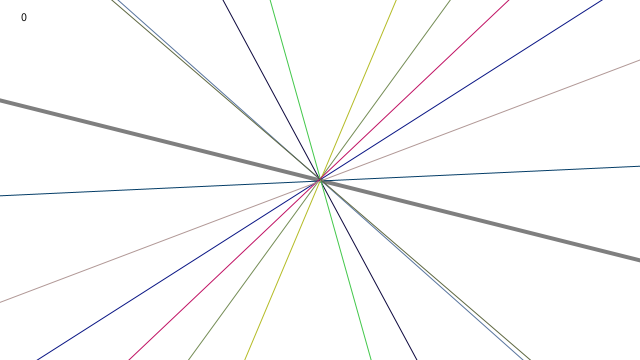
Frame 1 (no input)
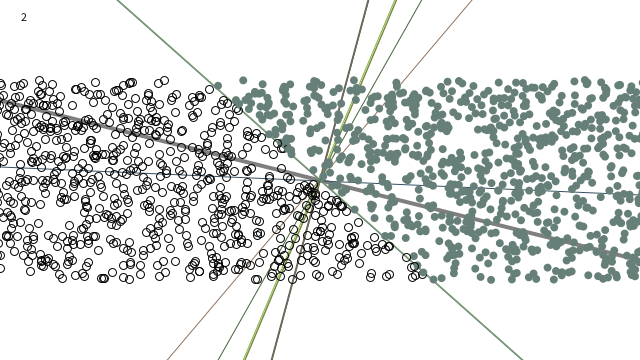
Frame 60 (the mouse pressed at the canvas centre just before this capture)
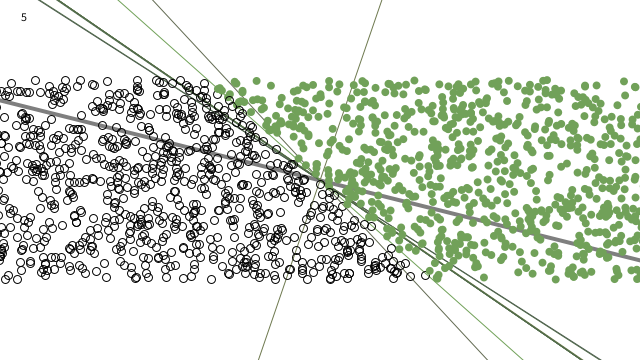
Frame 120 (the mouse held since frame 60 and released just before this capture)

The Processing sketch that drew these frames (run headless with seeded random() and noise(); from frame 60 on, the mouse is pressed at the canvas centre):

// Processing sketch: GA_Perceptron
// ── GA_Perceptron.pde
Population pop;

int nPoints = 2000;
Trainer[] training = new Trainer[nPoints];
int gen = 0;
Perceptron Best;
float xmin = -400;
float ymin = -100;
float xmax =  400;
float ymax =  100;

int count = 0;

float f(float x)  {
  float a = 0.4;
  float b = 1;
  return a*x + b;
}

void setup(){
  Best = new Perceptron();
  size(640,360);
  background(10);
  pop = new Population();
  
  reset();
  smooth();
}
void reset(){
  for (int i = 0; i < training.length; i++) {
    float x = random(xmin, xmax);
    float y = random(ymin, ymax);
    int answer = 1;
    if (y < f(x)) answer = -1;
    training[i] = new Trainer(x, y, answer);
  }
}
void draw(){
  drawLine();
  fill(10);
  text(gen,-width/2+20,-height/2+20);
  
  boolean drawn = false;
  for(int i=0; i< 100; i++){
    boolean drawing = false;
    if(i==0)drawing = true;
    pop.run(drawing);
    if(gen!=0&&!drawn){
      Best.display(true);
      drawn = true;
    }
    if(count==nPoints-1){
      pop.displayStats();
      println("Best´s Score: "+Best.score);
      pop.nextGen(); 
      gen++;
      count = 0;
      reset();
    }
    count++;
  }
}
void drawLine(){
  background(255);
  translate(width/2,height/2);
  strokeWeight(4);
  stroke(127);
  line(xmin,ymin,xmax,ymax);
}
// ── DNA.pde
class DNA {
  float[] genes;
  int size = 3;
  float mutationProb = 0.05;
  float mutationMag = 0.09;
  
  DNA(){
    genes = new float[size];
    for(int i=0; i<3 ; i++){
      genes[i] = random(-1,1);
    }
  }
  DNA(float[] genes){
    this.genes = genes;
  }
  
  DNA crossover(DNA p, int mid){
    float[] newgenes = new float[3];
    
    for(int i =0; i<genes.length ;i++){
      if(i > mid){
        newgenes[i] = this.genes[i];
      }else{
        newgenes[i] = p.genes[i];
      }
    }
    
    DNA child = new DNA(newgenes);    
    return child;
  }
  
  void mutation(){
    
    for(int i = 0;i<genes.length;i++){
      if(random(1)<mutationProb){
 
        genes[i] += random(-mutationMag,mutationMag);
        //if(genes[i]>1) genes[i]=1;
        //if(genes[i]<-1) genes[i]=-1;
      }
    }
    
  }
}
// ── Perceptron.pde
class Perceptron {
  float[] weights;
  int score;
  double fitness;
  color c;
  DNA dna;
  
  Perceptron() {
    score = 0;
    c = color(random(255) , random(255) , random(255));
    dna = new DNA();
    weights = new float[3];
    for (int i = 0; i < weights.length; i++) {
      weights[i] = dna.genes[i];
    }
  }
  Perceptron(Perceptron p){
  this.weights = p.weights;
  this.score = p.score;
  this.dna = p.dna;
  this.fitness = p.fitness;
  this.c = p.c;
  }
  Perceptron(DNA dna,color c){
     score=0;
     this.c = c;
     this.dna = dna; 
     weights = new float[3];
     for (int i = 0; i < weights.length; i++) {
       weights[i] = this.dna.genes[i];
     }
  }
  
  int feedforward(float[] inputs) {
    float sum = 0;
    for (int i = 0; i < weights.length; i++) {
      sum += inputs[i]*weights[i];
    }
    return activate(sum);
  }
   int activate(float sum) {
    if (sum > 0) return 1;
    else return -1;
  }
  void display(boolean points){
    stroke(c);
    strokeWeight(1);
    float x1 = xmin;
    float y1 = (-weights[2] - weights[0]*x1)/weights[1];
    float x2 = xmax;
    float y2 = (-weights[2] - weights[0]*x2)/weights[1];
    line(x1,y1,x2,y2); 
    
    if(points){
      for (int i = 0; i < count; i++) {
        noStroke();
        int guess = feedforward(training[i].inputs);
        if (guess > 0) {
          noFill();
          stroke(0);
          strokeWeight(1);
        } else{
          fill(c);
        }
        ellipse(training[i].inputs[0], training[i].inputs[1], 8, 8);
      }
    }
  }
  void updateScore(int desired){
    int guess = feedforward(training[count].inputs);
    if( desired==guess ){
      score++;
    }
  }
  void printW(){
   for(int i=0; i<3 ;i++){
     print(weights[i]+",");
   }
   println();
  }
}
// ── Population.pde
class Population {
  int popSize = 10;
  Perceptron[] perceptrons;
  ArrayList<Perceptron> matingpool;
  float maxScore = 0;
  
  Population(){
    perceptrons = new Perceptron[popSize];
     for( int i=0; i<popSize;i++){
      perceptrons[i] = new Perceptron();
    }
    matingpool = new ArrayList<Perceptron>();
  }
  
  void run(boolean drawing){
    for( int i=0; i<popSize;i++){
      if(drawing)perceptrons[i].display(false);
      perceptrons[i].updateScore(training[count].answer);
    }
  }
  void nextGen(){
    this.evaluate();
    this.selection();
  }
  void evaluate(){
    matingpool.clear();
    maxScore = 0;
    for( int i=0; i<popSize;i++){
      int score = perceptrons[i].score;
      if(score>maxScore){
        maxScore = score;
        if(Best.score<score)
        Best = new Perceptron(perceptrons[i]);
      }
    }
    for( int i=0; i<popSize;i++){
      perceptrons[i].fitness = perceptrons[i].score/maxScore;
    }
    for( int i=0; i<popSize;i++){
      int n = (int)(perceptrons[i].fitness*100);
      for(int j=0; j<n ; j++ ){
        matingpool.add(perceptrons[i]);
      }
    }
  
  }
  
  void selection(){
   Perceptron[] newPop = new Perceptron[popSize];
   for( int i=0; i<popSize;i++){
      int A = floor(random(matingpool.size()));
      int B = floor(random(matingpool.size()));
      DNA parentA = matingpool.get(A).dna;
      DNA parentB = matingpool.get(B).dna;

      
      
      int mid = floor(random(3));
      DNA newdna = parentA.crossover(parentB , mid);
      newdna.mutation();
      
      color childC = lerpColor(matingpool.get(A).c,matingpool.get(B).c,0.5);
      Perceptron child = new Perceptron(newdna,childC);
      //child.printW();
      newPop[i] = child;
   }
   perceptrons = newPop;
  }
  void displayStats(){
    /*+for( int i=0; i<popSize;i++){
      println(i+" score: "+perceptrons[i].score);   
    }*/
    println("-----------------------");
    println("maxScore: "+maxScore);
    println("avg Score "+avgScore());
  }
  float avgScore(){
    float sum = 0;
    for(Perceptron p : perceptrons){
      sum += p.score;
    }
    return sum/popSize;
  }
}
// ── Trainer.pde

class Trainer {
  
  float[] inputs;
  int answer; 
  
  Trainer(float x, float y, int a) {
    inputs = new float[3];
    inputs[0] = x;
    inputs[1] = y;
    inputs[2] = 1;
    answer = a;
  }
}
